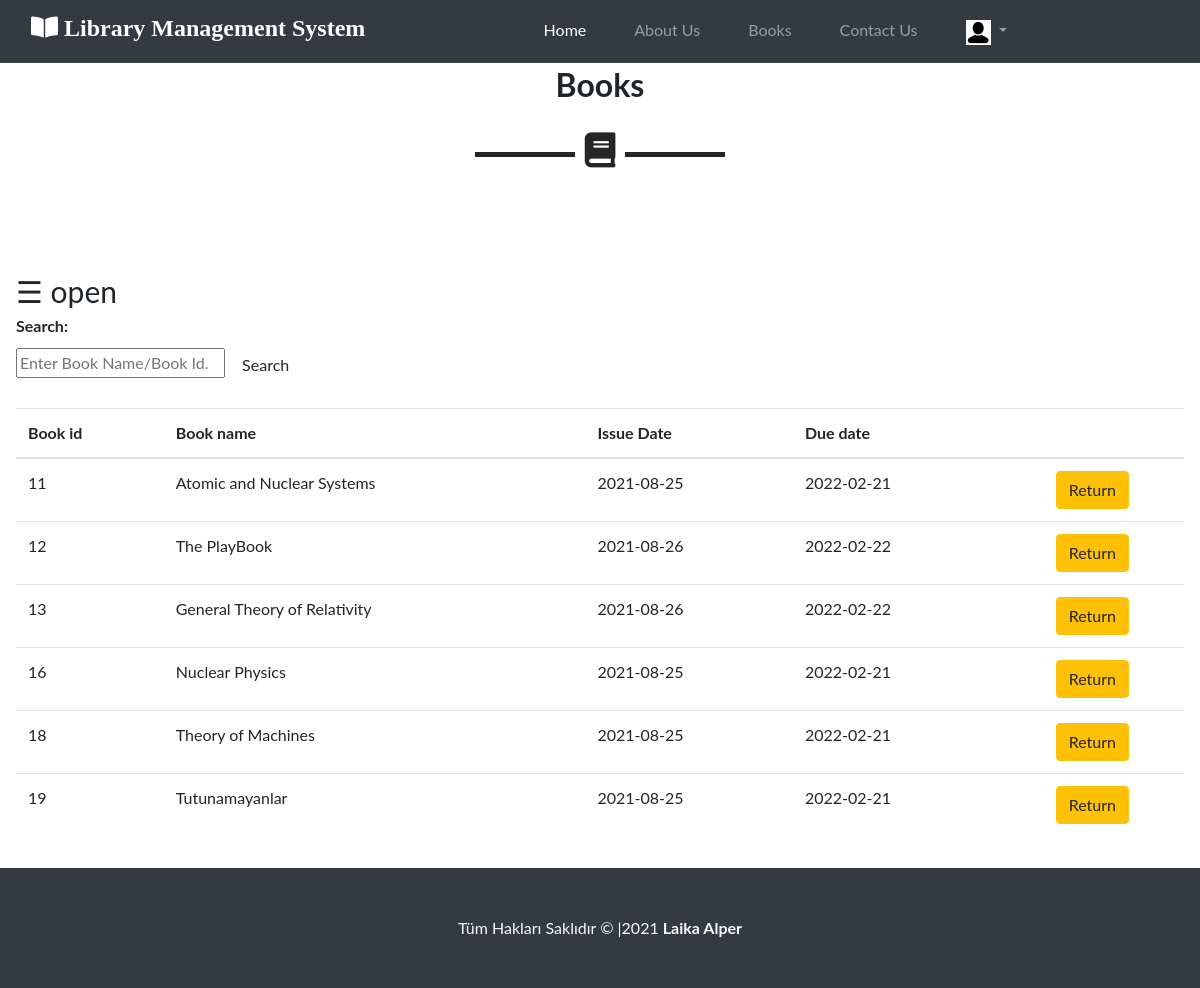
Screenshot of /student/current.php (signed in) with the database file from the repository.
### tables this page shows
CREATE TABLE `record` (
  `RollNo` varchar(50) NOT NULL,
  `BookId` int(10) NOT NULL,
  `Date_of_Issue` date DEFAULT NULL,
  `Due_Date` date DEFAULT NULL,
  `Date_of_Return` date DEFAULT NULL,
  `Dues` int(10) DEFAULT NULL,
  `Renewals_left` int(10) DEFAULT NULL,
  `Time` time DEFAULT NULL
);

CREATE TABLE `book` (
  `BookId` int(10) NOT NULL,
  `Title` varchar(50) DEFAULT NULL,
  `Publisher` varchar(50) DEFAULT NULL,
  `Year` varchar(50) DEFAULT NULL,
  `Availability` int(5) DEFAULT NULL
);

### student/current.php (the view, shortened to what this page needs)
<?php
require('dbconn.php');
?>
<?php
if ($_SESSION['RollNo']) {
    ?>
<!DOCTYPE html>
<html>
<head>
    <link rel="stylesheet" href="https://cdnjs.cloudflare.com/ajax/libs/font-awesome/5.8.2/css/all.css" />
    <link rel="stylesheet" href="https://stackpath.bootstrapcdn.com/bootstrap/4.3.1/css/bootstrap.min.css">
    <link rel="stylesheet" href="css/style.css">
</head>
<body>
<?php require_once ("php/header.php"); ?>
<section class="p-3  text-center kitaplar" id="kitaplar">
            <div class="container">
            <h2 class="mb-5 font-weight-bold">Books</h2>
          <hr class="ayrac"><i class="fas fa-book iwhite"></i>
            </div>
          </section>
<div id="main">
  <span style="font-size:30px;cursor:pointer" onclick="openNav()">&#9776; open</span>
  <form class="form-horizontal row-fluid" action="current.php" method="post">
                                        <div class="control-group">
                                            <label class="control-label" for="Search"><b>Search:</b></label>
                                            <div class="controls">
                                                <input type="text" id="title" name="title" placeholder="Enter Book Name/Book Id." class="span8" required>
                                                <button type="submit" name="submit"class="btn">Search</button>
                                            </div>
                                        </div>
  </form>
                                    <br>
                                    <?php
                                    $rollno = $_SESSION['RollNo'];
                                    if(isset($_POST['submit']))
                                        {$s=$_POST['title'];
                                            $sql="select * from LMS.record,LMS.book where RollNo = '$rollno' and Date_of_Issue is NOT NULL and Date_of_Return is NULL and book.Bookid = record.BookId and (record.BookId='$s' or Title like '%$s%')";
                                        }
                                    else
                                        $sql="select * from LMS.record,LMS.book where RollNo = '$rollno' and Date_of_Issue is NOT NULL and Date_of_Return is NULL and book.Bookid = record.BookId";
                                    $result=$conn->query($sql);
                                    $rowcount=mysqli_num_rows($result);
                                    if(!($rowcount))
                                        echo "<br><center><h2><b><i>No Results</i></b></h2></center>";
                                    else
                                    {
                                    ?>
                        <table class="table" id = "tables">
                                  <thead>
                                    <tr>
                                      <th>Book id</th>
                                      <th>Book name</th>
                                      <th>Issue Date</th>
                                      <th>Due date</th>
                                      <th></th>
                                    </tr>
                                  </thead>
                                  <tbody>
                                <?php
                            while($row=$result->fetch_assoc())
                            {
                                $bookid=$row['BookId'];
                                $name=$row['Title'];
                                $issuedate=$row['Date_of_Issue'];
                                $duedate=$row['Due_Date'];
                            ?>
                                    <tr>
                                      <td><?php echo $bookid ?></td>
                                      <td><?php echo $name ?></td>
                                      <td><?php echo $issuedate ?></td>
                                      <td><?php echo $duedate ?></td>
                                        <td><center>
                                        <a href="return.php?id=<?php echo $bookid; ?>" class="btn btn-warning">Return</a>
                                        </center></td>
                                    </tr>
                            <?php }} ?>
                                    </tbody>
                                </table>
</div>
<?php require_once ("php/footer.php"); ?>
</body>
</html>
<?php }
else {
    echo "<script type='text/javascript'>alert('Access Denied!!!')</script>";
} ?>

### student/css/style.css (style rules this page uses)
body { padding-top: 50px; font-family: 'Raleway', sans-serif; }
.iwhite { color:#272525 ; position: relative; top: -60px; font-size: 35px; border: 10px solid white; background-color: white; }
#main { transition: margin-left .5s; padding: 16px; }

### student/current.php (style rules this page uses)
body { font-family: "Lato", sans-serif; }
#main { transition: margin-left .5s; padding: 16px; }

### rows the page displays
record: BookId.BookId "11", BookId.Title "Atomic and Nuclear Systems", Date_of_Issue "2021-08-25", Due_Date "2022-02-21"
record: BookId.BookId "12", BookId.Title "The PlayBook", Date_of_Issue "2021-08-26", Due_Date "2022-02-22"
record: BookId.BookId "13", BookId.Title "General Theory of Relativity", Date_of_Issue "2021-08-26", Due_Date "2022-02-22"
record: BookId.BookId "16", BookId.Title "Nuclear Physics", Date_of_Issue "2021-08-25", Due_Date "2022-02-21"
record: BookId.BookId "18", BookId.Title "Theory of Machines", Date_of_Issue "2021-08-25", Due_Date "2022-02-21"
record: BookId.BookId "19", BookId.Title "Tutunamayanlar", Date_of_Issue "2021-08-25", Due_Date "2022-02-21"
